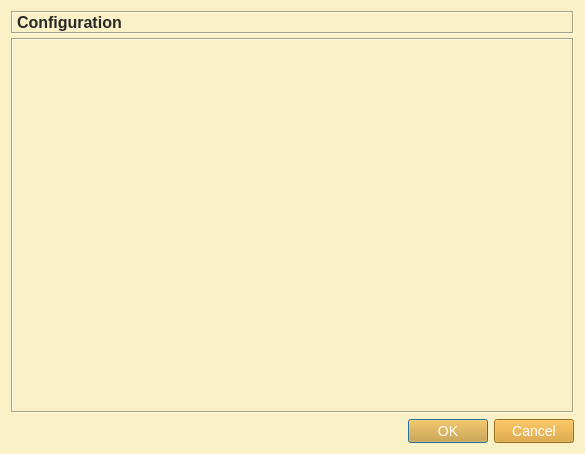
<?xml version="1.0" encoding="UTF-8"?>
<ui version="4.0">
 <class>configurationDialog</class>
 <widget class="QDialog" name="configurationDialog">
  <property name="geometry">
   <rect>
    <x>0</x>
    <y>0</y>
    <width>585</width>
    <height>454</height>
   </rect>
  </property>
  <property name="windowTitle">
   <string>Configuration</string>
  </property>
  <property name="styleSheet">
   <string notr="true">QWidget{
	background-color: #fbf1c7;
}
QMenuBar::item{
	background-color: #fbf1c7;
}
QDockWidget::title{
	background: #d5c4a1;
	padding-left: 5px;
}
QDockWidget, QMenuBar{
    color: #282828;
    font: bold 14px;
}
QTextEdit, QPlainTextEdit, QLineEdit, QSpinBox, QComboBox {
  background-color: #d5c4a1;
  color: #282828;
}
QTextEdit#uiConsoleTextEdit {
  background-color: #fbf1c7;
  color: #282828;
  font: 13px;
}
QTabWidget {
	font: 14px;
	border-top: 2px;
}
QTabBar::tab {
    background: #d5c4a1;
    color: #282828;
    min-width: 8ex;
    padding: 2px;
	border-top-right-radius: 6px;
	border-top-left-radius: 6px;
}
QTabBar::tab:selected {
    background: #458588;
	color: #FFFFFF;
}
QGroupBox {
    color: #076678;
    font: 14px;
    padding: 15px;
    border-style: none;
}
QMainWindow::separator {
	background: #d5c4a1;
	width: 1px;
	height: 1px;
}
QComboBox {
	selection-background-color: #458588;
	selection-color: #FFFFFF;
}

QToolBar{
	background: #d5c4a1;
	border: 0px;
}
QPushButton {
	background-color: #d79921;
    color: #FFFFFF;
	font: 14px;
}
QToolButton {
	background-color: #d79921;
    color: #FFFFFF;
	font: 14px;
}
QTreeWidget, QListWidget {
	background-color: #fbf1c7;
	color: #282828;
    alternate-background-color: #d5c4a1; 
	font: 14px;
}
QTreeWidget#uiTreeWidget {
	background-color: #d5c4a1;
	color: #282828;
	font: bold 16px;
}
QTreeWidget::item:selected, QTreeWidget::item:hover, QMenu::item:selected,QToolButton::hover,QPushButton::hover,QTabBar::tab:hover {
	background-color: #458588;
	color: #FFFFFF;
}
QMenu {
	background-color: #fbf1c7;
    color: #282828;
}
QLabel {
	color: #282828;
	font: 14px;
}
QLabel#uiTitleLabel {
	color: #282828;
	font: bold 16px;
}

QAbstractScrollArea::corner {
    background: #fbf1c7;
}
QScrollBar::handle:horizontal {
    background: #d5c4a1;
    min-width: 20px;
}
QScrollBar::handle:vertical {
    background: #d5c4a1;
    min-width: 20px;
}
QScrollBar:vertical {
    width: 6px;
}
QScrollBar:horizontal {
    height: 6px;
}
QScrollBar::up-arrow:vertical, QScrollBar::down-arrow:vertical, QScrollBar::down-arrow:horizontal, QScrollBar::up-arrow:horizontal { 
	border: 0px;
    height: 0px; 
    width: 0px; 
}
         
QScrollBar::add-page:horizontal, QScrollBar::sub-page:horizontal, QScrollBar::add-page:vertical, QScrollBar::sub-page:vertical {
  background: none
}
QStatusBar {
	background-color: #d5c4a1;
	color: #282828;
}

QRadioButton, QCheckBox {
  color: #282828;
}
QRadioButton::disabled, QCheckBox::disabled {
  color: gray;
}


</string>
  </property>
  <property name="modal">
   <bool>true</bool>
  </property>
  <layout class="QGridLayout">
   <item row="0" column="0">
    <widget class="QSplitter" name="splitter">
     <property name="orientation">
      <enum>Qt::Horizontal</enum>
     </property>
     <widget class="QWidget" name="verticalLayout">
      <layout class="QVBoxLayout">
       <property name="spacing">
        <number>4</number>
       </property>
       <property name="margin">
        <number>0</number>
       </property>
       <item>
        <widget class="QLabel" name="uiTitleLabel">
         <property name="font">
          <font>
           <pointsize>-1</pointsize>
           <weight>75</weight>
           <italic>false</italic>
           <bold>true</bold>
          </font>
         </property>
         <property name="frameShape">
          <enum>QFrame::Box</enum>
         </property>
         <property name="frameShadow">
          <enum>QFrame::Sunken</enum>
         </property>
         <property name="text">
          <string>Configuration</string>
         </property>
         <property name="textFormat">
          <enum>Qt::PlainText</enum>
         </property>
        </widget>
       </item>
       <item>
        <widget class="QStackedWidget" name="uiConfigStackedWidget">
         <property name="sizePolicy">
          <sizepolicy hsizetype="Expanding" vsizetype="Expanding">
           <horstretch>0</horstretch>
           <verstretch>0</verstretch>
          </sizepolicy>
         </property>
         <property name="frameShape">
          <enum>QFrame::Box</enum>
         </property>
         <property name="frameShadow">
          <enum>QFrame::Sunken</enum>
         </property>
         <property name="currentIndex">
          <number>0</number>
         </property>
         <widget class="QWidget" name="uiEmptyPageWidget">
          <layout class="QVBoxLayout">
           <property name="spacing">
            <number>0</number>
           </property>
           <property name="leftMargin">
            <number>0</number>
           </property>
           <property name="topMargin">
            <number>4</number>
           </property>
           <property name="rightMargin">
            <number>0</number>
           </property>
           <property name="bottomMargin">
            <number>0</number>
           </property>
          </layout>
         </widget>
        </widget>
       </item>
      </layout>
     </widget>
    </widget>
   </item>
   <item row="1" column="0">
    <widget class="QDialogButtonBox" name="uiButtonBox">
     <property name="orientation">
      <enum>Qt::Horizontal</enum>
     </property>
     <property name="standardButtons">
      <set>QDialogButtonBox::Cancel|QDialogButtonBox::Ok</set>
     </property>
    </widget>
   </item>
  </layout>
 </widget>
 <resources>
  <include location="../../resources/resources.qrc"/>
 </resources>
 <connections/>
</ui>
